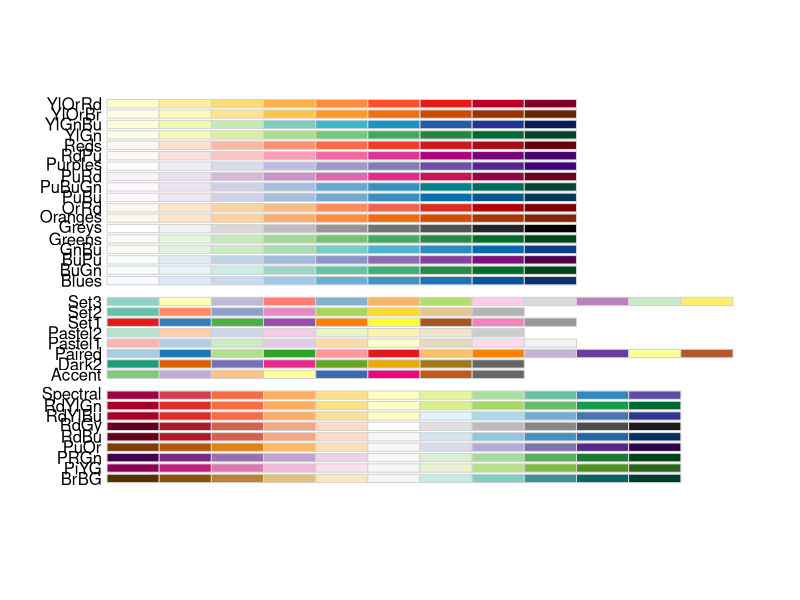
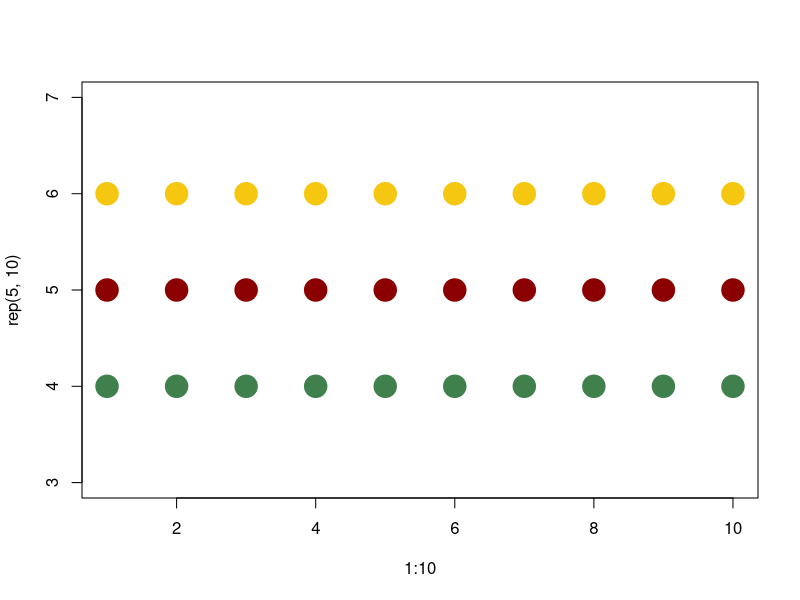
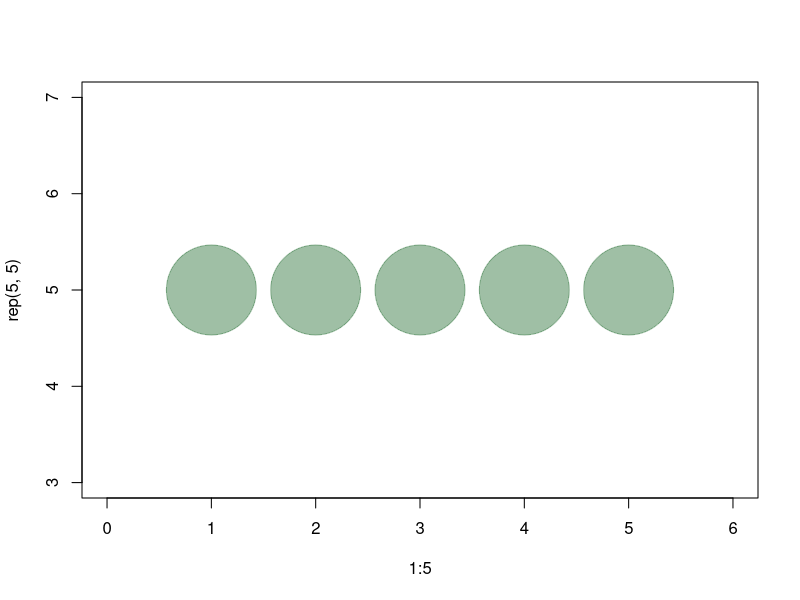
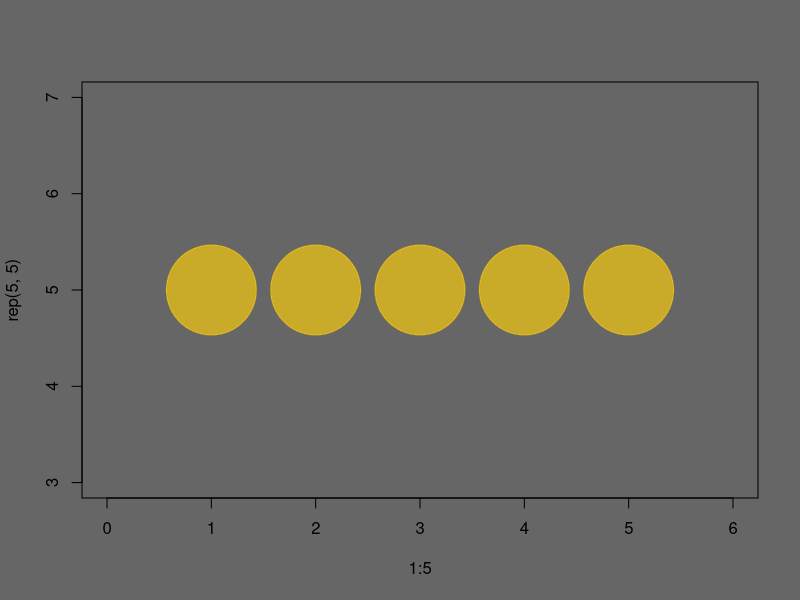
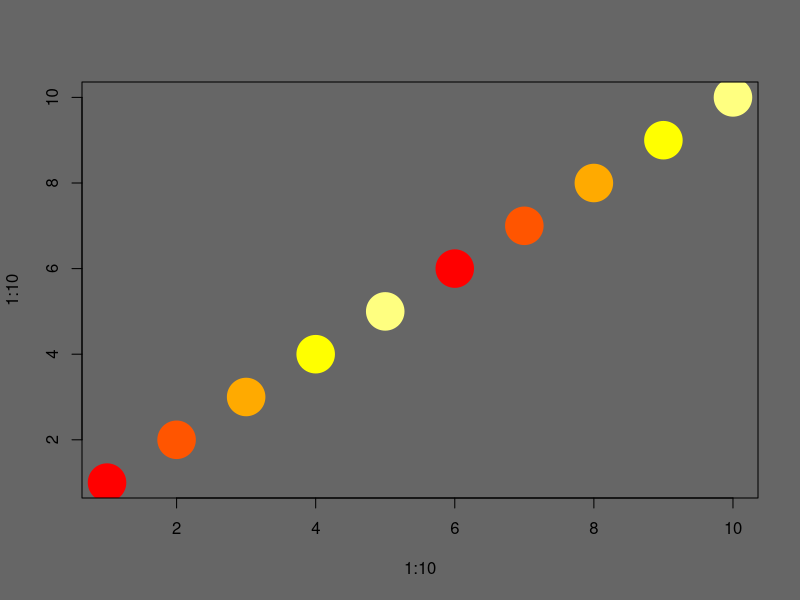
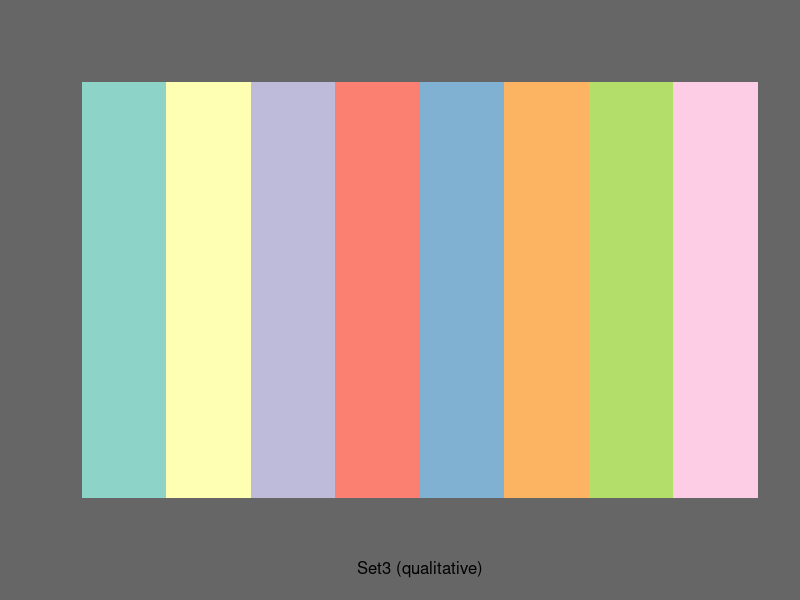

The R source for these figures, in order:
install.packages("igraph") 
install.packages("network") 
install.packages("sna")
install.packages("ggraph")
install.packages("visNetwork")
install.packages("threejs")
install.packages("networkD3")
install.packages("ndtv")
install.packages('RColorBrewer')
library('RColorBrewer')
display.brewer.all()

#### Colors representation ##################################################
#rep() Replicate Elements of Vectors and Lists
plot(x=1:10, y=rep(5,10), pch=19, cex=3, col="dark red")
points(x=1:10, y=rep(6, 10), pch=19, cex=3, col="557799")
points(x=1:10, y=rep(4, 10), pch=19, cex=3, col=rgb(.25, .5, .3))
#We can set the opacity/transparency of an element using the parameter alpha (range 0-1)
plot(x=1:5, y=rep(5,5), pch=19, cex=12, col=rgb(.25, .5, .3, alpha=.5), xlim=c(0,6))
#If we have a hex color representation, we can set the transparency alpha using adjust color from package grDevices
par(bg="gray40")
col.tr <- grDevices::adjustcolor("557799", alpha=0.7)
plot(x=1:5, y=rep(5,5), pch=19, cex=12, col=col.tr, xlim=c(0,6)) 
#In many cases, we need a number of contrasting colors, or multiple shades of a color. 
pal1 <- heat.colors(5, alpha=1)   #  5 colors from the heat palette, opaque
pal2 <- rainbow(5, alpha=.5)      #  5 colors from the heat palette, transparent
plot(x=1:10, y=1:10, pch=19, cex=5, col=pal1)
display.brewer.pal(8, "Set3")